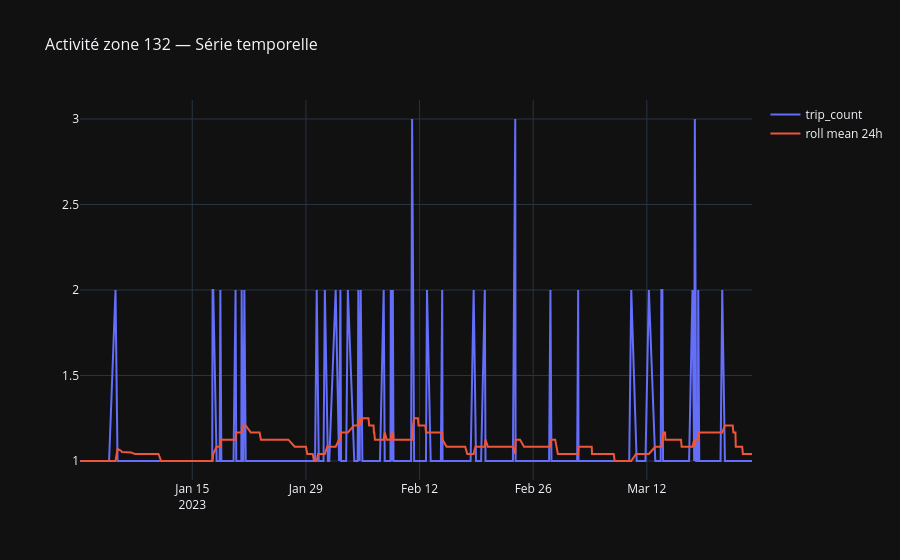

This figure's notebook cell:
### Markdown cell above
## Série temporelle — zone 132

`TimeSeriesFeaturizer` : série `trip_count` + moyenne mobile 24h (sans fuite, déjà intégrée dans le module).

### Code cell
df_ts_in = generate_taxi_df(120_000)
featurizer = TimeSeriesFeaturizer(lags=[1, 24], windows=[3, 24], n_harmonics=3)
df_ts = featurizer.fit_transform(df_ts_in.copy())

z = df_ts[df_ts["PULocationID"] == 132].sort_values("pickup_hour_ts")
if z.empty:
    z = df_ts.sort_values("pickup_hour_ts").groupby("pickup_hour_ts").head(1)  # fallback

fig = go.Figure()
fig.add_trace(go.Scatter(x=z["pickup_hour_ts"], y=z["trip_count"], name="trip_count", mode="lines"))
if "trip_count_roll_mean_24h" in z.columns:
    fig.add_trace(
        go.Scatter(x=z["pickup_hour_ts"], y=z["trip_count_roll_mean_24h"], name="roll mean 24h", mode="lines")
    )
fig.update_layout(title="Activité zone 132 — Série temporelle")
style_plotly(fig)
fig.show()

### Figure 1 — Plotly figure (JSON) as saved in the notebook; plotly's stock layout.template omitted (floating-point values rounded to 4 significant figures; data arrays with more than 128 entries replaced by an {"elided": "..."} marker saying what was removed)
{"data": [{"mode": "lines", "name": "trip_count", "type": "scatter", "x": {"elided": "390 str values"}, "y": {"elided": "390 int values"}}, {"mode": "lines", "name": "roll mean 24h", "type": "scatter", "x": {"elided": "390 str values"}, "y": {"elided": "390 float values"}}], "layout": {"title": {"font": {"size": 16}, "text": "Activité zone 132 — Série temporelle"}}}
